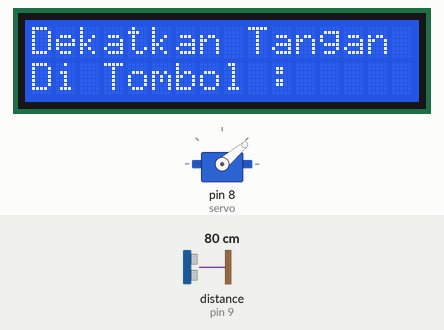
Recording of a sketch running on a simulated Arduino Uno, built with avr-gcc and run on an emulated ATmega328P. Parts: 16×2 character LCD, servo. Wiring (inferred from the names in the program): ultrasonic range finder: trigger pin 10; echo pin 9. The inputs (shaded band) are chosen by the test bench; at power-on: distance to the obstacle (sensor on pin 9) 80 cm. The echo pulse lasts 58.3 µs per cm.

Above: at 1.2 s.
1.3 s: distance to the obstacle (sensor on pin 9) set to 8 cm
At 4.8 s:
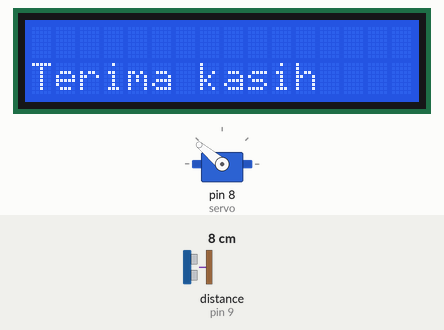
5.4 s: distance to the obstacle (sensor on pin 9) set to 2 cm
At 6.7 s:
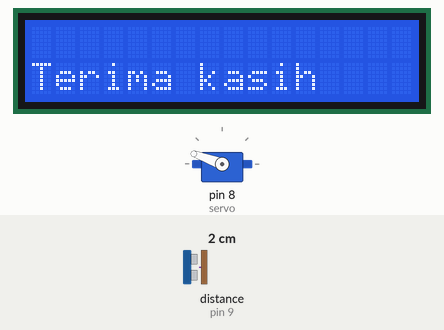
7.6 s: distance to the obstacle (sensor on pin 9) set to 14 cm
At 8.6 s:
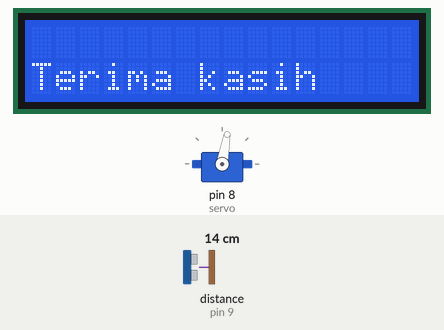
9.6 s: distance to the obstacle (sensor on pin 9) set to 4 cm
At 10.5 s:
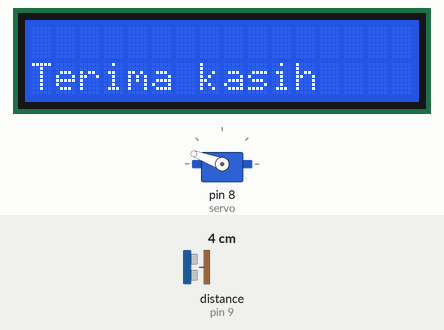
11.6 s: distance to the obstacle (sensor on pin 9) set to 12 cm
At 12.4 s:
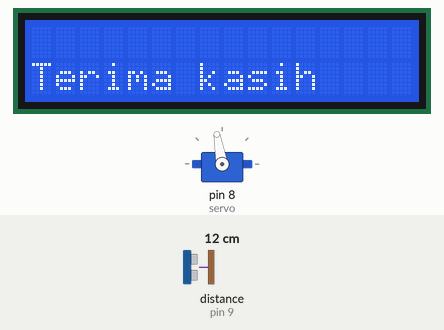
15.7 s: distance to the obstacle (sensor on pin 9) set to 9 cm
Timing chart, 0 to 18.6 s (numbered marks = the images above; inputs shaded):
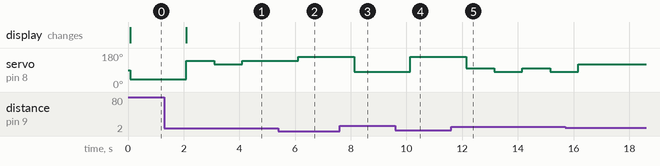

Measured:
- after the input at 1.3 s, servo on pin 8 (servo): 40° → 140° after 0.79 s, → 120° 1.0 s later, → 140° 1.0 s later; the display: changes after 0.79 s (image 1)
- after the input at 5.4 s, servo on pin 8 (servo): 140° → 160° after 0.71 s
- after the input at 7.6 s, servo on pin 8 (servo): 160° → 80° after 0.52 s
- after the input at 9.6 s, servo on pin 8 (servo): 80° → 160° after 0.53 s
- after the input at 11.6 s, servo on pin 8 (servo): alternates 100° for 1.0 s and 80° for 1.0 s, starting after 0.54 s

The sketch:

Smart_Lift.ino
```cpp
// include the library code:
#include <Servo.h>
#include <LiquidCrystal.h>

// initialize the library with the numbers of the interface pins
LiquidCrystal lcd(12, 11, 5, 4, 3, 2);
int trigpin=10;    //penginisal kaki trigpin masuk pin 10
int echopin=9;     //penginisal kaki echopin masuk pin 9
float durasi, jarak;
 Servo servo;

void setup() {
  Serial.begin(9600);
  lcd.begin(16, 2);
  // Menampilkan di layar LCD
  lcd.print("Dekatkan tangan");
  servo.attach (8);   //penginisal kaki servo masuk pin 8
pinMode(trigpin,OUTPUT);  //pin trigpin sebagai OUTPUT
pinMode(echopin,INPUT);   //pin echopin sebagai INPUT
}

void loop() {
  digitalWrite(trigpin,LOW);
delayMicroseconds(2);
digitalWrite(trigpin,HIGH);
delayMicroseconds(10);
digitalWrite(trigpin,LOW);

int durasi = pulseIn(echopin,HIGH);   //pin echo membaca atau menerima sinyal
int jarak = durasi /58;    //rumus dalam cm
  if (jarak <= 5) //jarak (cm) dapat diatur dan disesuaikan
{
 servo.write(160);
    lcd.clear();
  lcd.setCursor(0, 1);
  lcd.print("Terima kasih");
}
   else if (jarak <= 7)
{
 servo.write(140);
     lcd.clear();
  lcd.setCursor(0, 1);
  lcd.print("Terima kasih");
}
   else if(jarak <= 9){
    servo.write(120);
     lcd.clear();
  lcd.setCursor(0, 1);
  lcd.print("Terima kasih");
  }
  else if(jarak <= 11){
    servo.write(100);
    lcd.clear();
  lcd.setCursor(0, 1);
  lcd.print("Terima kasih");
  }
  else if(jarak <= 13){
    servo.write(80);
    lcd.clear();
  lcd.setCursor(0, 1);
  lcd.print("Terima kasih");
  }
  else if(jarak <= 15){
    servo.write(60);
    lcd.clear();
  lcd.setCursor(0, 1);
  lcd.print("Terima kasih");
  }
   else if(jarak > 15 ){
    servo.write(40);
    lcd.clear();
  lcd.setCursor(0, 0);
  lcd.print("Dekatkan Tangan");
  lcd.setCursor(0, 1);
  lcd.print("Di Tombol :");
  }

delay(1000);
}
```
